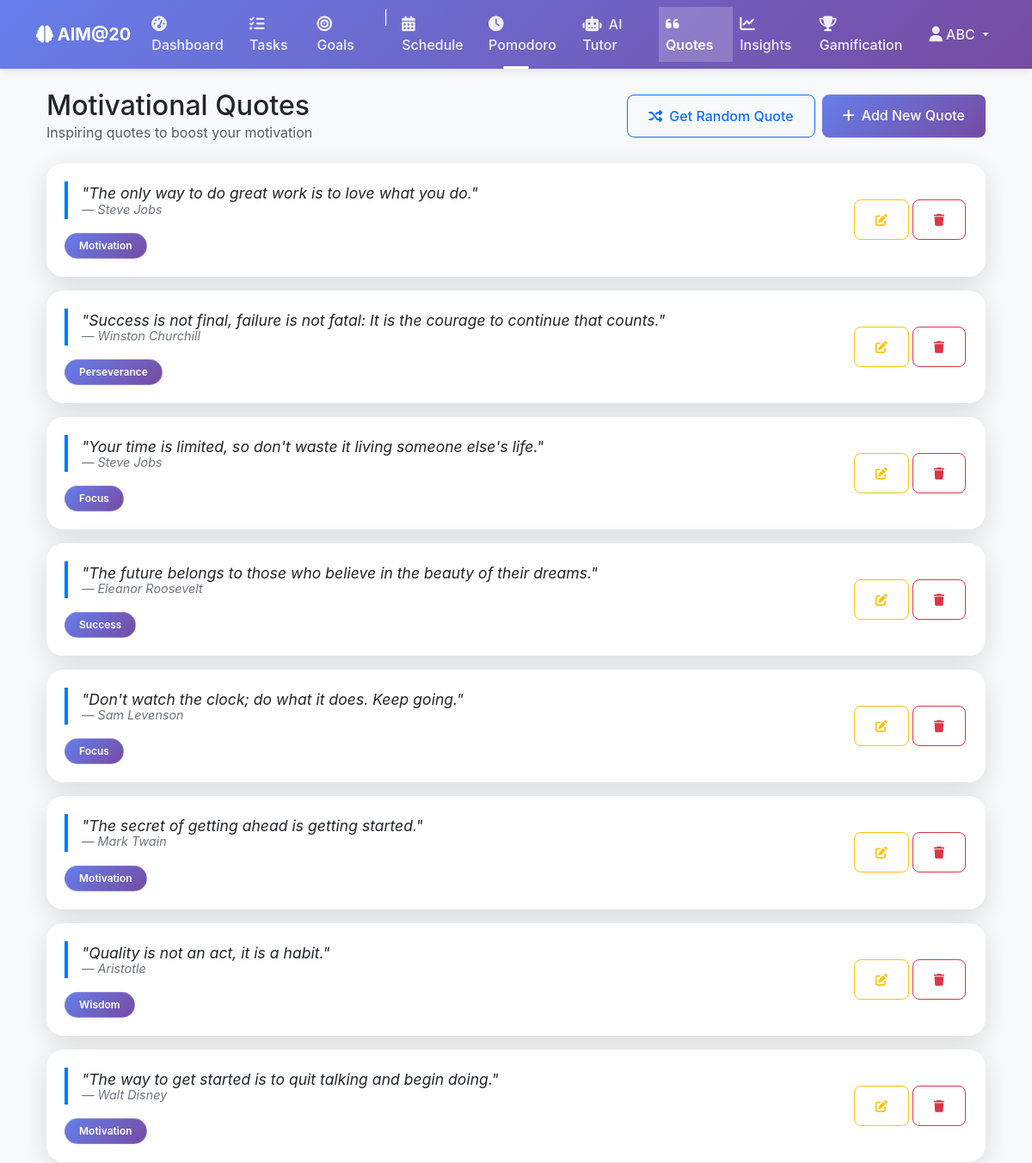
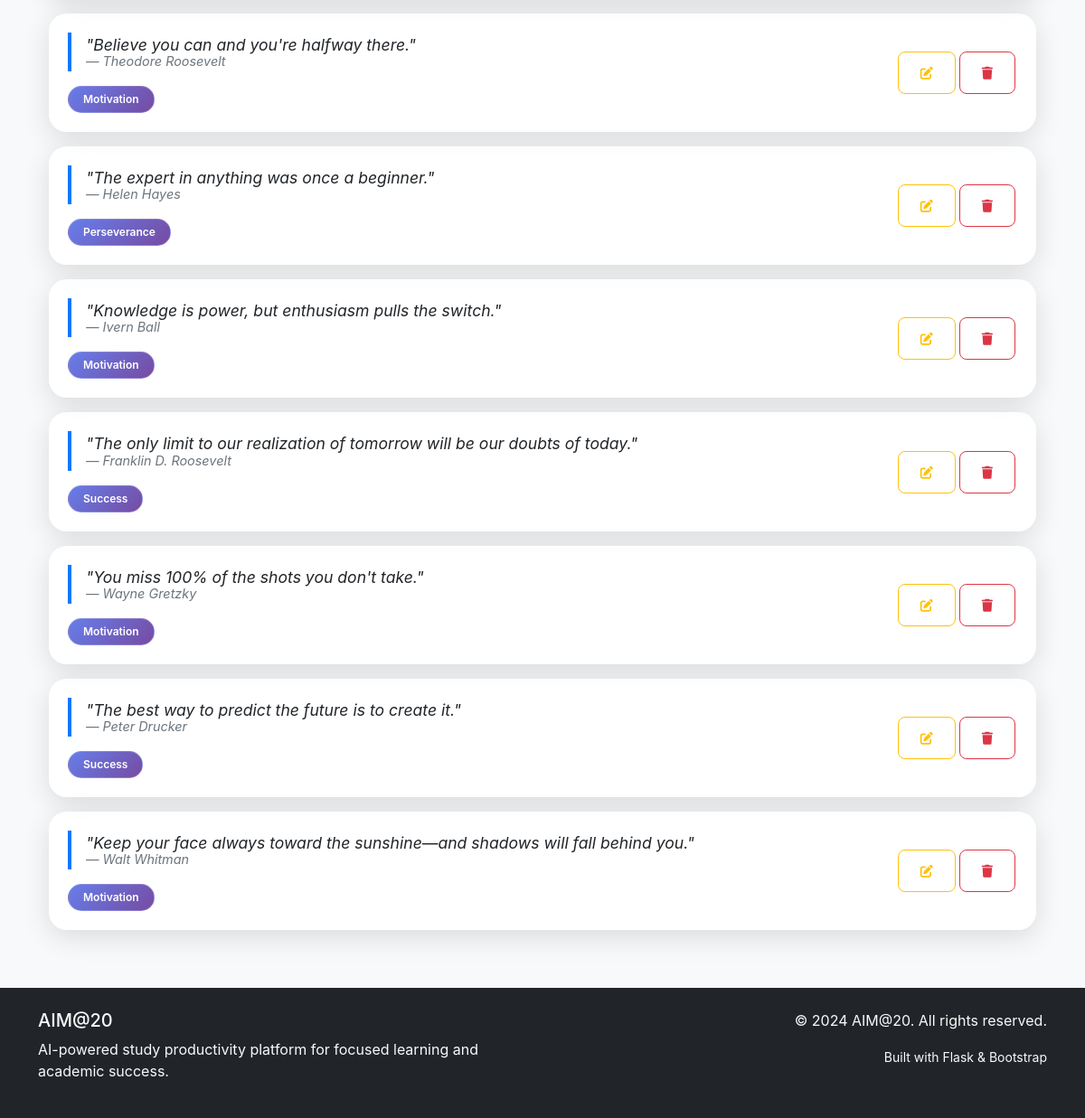
Screenshot of /quotes/ (signed in) with the database file from the repository (2 pictures, top to bottom).
### app/models.py (models this page shows, shortened)
class User(UserMixin, db.Model):
    id = db.Column(db.Integer, primary_key=True)
    username = db.Column(db.String(80), unique=True, nullable=False)
    email = db.Column(db.String(120), unique=True, nullable=False)
    password_hash = db.Column(db.String(128), nullable=False)
    is_admin = db.Column(db.Boolean, default=False)
    created_at = db.Column(db.DateTime, default=datetime.utcnow)
    last_login = db.Column(db.DateTime)
    tasks = db.relationship('Task', backref='user', lazy=True, cascade='all, delete-orphan')
    goals = db.relationship('Goal', backref='user', lazy=True, cascade='all, delete-orphan')
    schedules = db.relationship('Schedule', backref='user', lazy=True, cascade='all, delete-orphan')
    pomodoro_sessions = db.relationship('PomodoroSession', backref='user', lazy=True, cascade='all, delete-orphan')
    achievements = db.relationship('Achievement', backref='user', lazy=True, cascade='all, delete-orphan')
    user_settings = db.relationship('UserSettings', backref='user', lazy=True, cascade='all, delete-orphan', uselist=False)
    productivity_data = db.relationship('UserProductivity', backref='user', lazy=True, cascade='all, delete-orphan')
    ai_chats = db.relationship('AIChat', backref='user', lazy=True, cascade='all, delete-orphan')
    quizzes = db.relationship('Quiz', backref='user', lazy=True, cascade='all, delete-orphan')
    quiz_attempts = db.relationship('QuizAttempt', backref='user', lazy=True, cascade='all, delete-orphan')

class Quote(db.Model):
    id = db.Column(db.Integer, primary_key=True)
    text = db.Column(db.Text, nullable=False)
    author = db.Column(db.String(100))
    category = db.Column(db.String(50))  # e.g., 'motivation', 'focus', 'success'
    is_active = db.Column(db.Boolean, default=True)
    created_at = db.Column(db.DateTime, default=datetime.utcnow)

### app/routes/quotes.py (the view)
@quotes_bp.route('/')
@login_required
def index():
    quotes = Quote.query.filter_by(is_active=True).all()
    return render_template('quotes/index.html', quotes=quotes)

### app/__init__.py (called while the page is built)
@login_manager.user_loader
def load_user(user_id):
    from app.models import User
    return User.query.get(int(user_id))

### app/templates/quotes/index.html (shortened to what this page needs)
{% extends "base.html" %}
{% block content %}
<div class="container">
    <div class="row mb-4">
        <div class="col">
            <div class="d-flex justify-content-between align-items-center">
                <div>
                    <h1 class="h2 mb-0">Motivational Quotes</h1>
                    <p class="text-muted mb-0">Inspiring quotes to boost your motivation</p>
                </div>
                <div class="d-flex gap-2">
                    <button onclick="showRandomQuote()" class="btn btn-outline-primary">
                        <i class="fas fa-random me-2"></i>Get Random Quote
                    </button>
                    <a href="{{ url_for('quotes.create') }}" class="btn btn-primary">
                        <i class="fas fa-plus me-2"></i>Add New Quote
                    </a>
                </div>
            </div>
        </div>
    </div>
    <div class="row">
        <div class="col-12">
            {% if quotes %}
                {% for quote in quotes %}
                <div class="card mb-3 quote-card">
                    <div class="card-body">
                        <div class="row align-items-center">
                            <div class="col-md-10">
                                <blockquote class="blockquote mb-3">
                                    <p class="mb-2">"{{ quote.text }}"</p>
                                    {% if quote.author %}
                                    <footer class="blockquote-footer mb-0">{{ quote.author }}</footer>
                                    {% endif %}
                                </blockquote>
                                <div class="d-flex gap-2">
                                    <span class="badge bg-primary">{{ quote.category.title() }}</span>
                                </div>
                            </div>
                            <div class="col-md-2 text-end">
                                <div class="btn-group" role="group">
                                    <a href="{{ url_for('quotes.edit', quote_id=quote.id) }}" class="btn btn-sm btn-outline-warning" title="Edit Quote">
                                        <i class="fas fa-edit"></i>
                                    </a>
                                    <form method="POST" action="{{ url_for('quotes.delete', quote_id=quote.id) }}" class="d-inline"
                                          onsubmit="return confirm('Are you sure you want to delete this quote?')">
                                        <button type="submit" class="btn btn-sm btn-outline-danger" title="Delete Quote">
                                            <i class="fas fa-trash"></i>
                                        </button>
                                    </form>
                                </div>
                            </div>
                        </div>
                    </div>
                </div>
                {% endfor %}
            {% endif %}
        </div>
    </div>
</div>
{% endblock %}

### app/templates/base.html (shortened to what this page needs)
<!DOCTYPE html>
<html lang="en">
<head>
    <link href="https://cdn.jsdelivr.net/npm/bootstrap@5.3.0/dist/css/bootstrap.min.css" rel="stylesheet">
    <link rel="stylesheet" href="https://cdnjs.cloudflare.com/ajax/libs/font-awesome/6.4.0/css/all.min.css">
    <link rel="stylesheet" href="{{ url_for('static', filename='css/style.css') }}">
</head>
<body>
    <nav class="navbar navbar-expand-lg navbar-dark bg-primary">
        <div class="container">
            <a class="navbar-brand" href="{{ url_for('main.index') }}">
                <i class="fas fa-brain"></i> AIM@20
            </a>
            <div class="collapse navbar-collapse" id="navbarNav">
                <ul class="navbar-nav me-auto">
                    {% if current_user.is_authenticated %}
                        <li class="nav-item">
                            <a class="nav-link {% if request.endpoint == 'main.dashboard' %}active{% endif %}" href="{{ url_for('main.dashboard') }}"
                               data-bs-toggle="tooltip" data-bs-placement="bottom" title="Your productivity dashboard">
                                <i class="fas fa-tachometer-alt me-1"></i>
                                <span class="d-none d-lg-inline">Dashboard</span>
                            </a>
                        </li>
                        <li class="nav-item">
                            <a class="nav-link" href="{{ url_for('tasks.index') }}" data-bs-toggle="tooltip" data-bs-placement="bottom" title="Manage your study tasks">
                                <i class="fas fa-tasks me-1"></i>
                                <span class="d-none d-lg-inline">Tasks</span>
                            </a>
                        </li>
                        <li class="nav-item">
                            <a class="nav-link " href="{{ url_for('goals.index') }}" data-bs-toggle="tooltip" data-bs-placement="bottom" title="Track your study goals">
                                <i class="fas fa-bullseye me-1"></i>
                                <span class="d-none d-lg-inline">Goals</span>
                            </a>
                        </li>
                        <li class="nav-item"><span class="navbar-text text-white mx-2">|</span></li>
                        <li class="nav-item">
                            <a class="nav-link " href="{{ url_for('schedules.index') }}" data-bs-toggle="tooltip" data-bs-placement="bottom" title="AI-generated study schedules">
                                <i class="fas fa-calendar-alt me-1"></i>
                                <span class="d-none d-lg-inline">Schedule</span>
                            </a>
                        </li>
                        <li class="nav-item">
                            <a class="nav-link " href="{{ url_for('pomodoro.index') }}" data-bs-toggle="tooltip" data-bs-placement="bottom" title="Focus timer with Pomodoro technique">
                                <i class="fas fa-clock me-1"></i>
                                <span class="d-none d-lg-inline">Pomodoro</span>
                            </a>
                        </li>
                        <li class="nav-item">
                            <a class="nav-link " href="{{ url_for('ai_tutor.index') }}" data-bs-toggle="tooltip" data-bs-placement="bottom" title="AI-powered study assistance">
                                <i class="fas fa-robot me-1"></i>
                                <span class="d-none d-lg-inline">AI Tutor</span>
                            </a>
                        </li>
                        <li class="nav-item">
                            <a class="nav-link {% if request.endpoint and 'quotes' in request.endpoint %}active{% endif %}" href="{{ url_for('quotes.index') }}" data-bs-toggle="tooltip" data-bs-placement="bottom" title="Motivational quotes collection">
                                <i class="fas fa-quote-left me-1"></i>
                                <span class="d-none d-lg-inline">Quotes</span>
                            </a>
                        </li>
                        <li class="nav-item">
                            <a class="nav-link " href="{{ url_for('insights.index') }}" data-bs-toggle="tooltip" data-bs-placement="bottom" title="Productivity analytics and insights">
                                <i class="fas fa-chart-line me-1"></i>
                                <span class="d-none d-lg-inline">Insights</span>
                            </a>
                        </li>
                        <li class="nav-item">
                            <a class="nav-link " href="{{ url_for('gamification.index') }}" data-bs-toggle="tooltip" data-bs-placement="bottom" title="Badges, streaks, and achievements">
                                <i class="fas fa-trophy me-1"></i>
                                <span class="d-none d-lg-inline">Gamification</span>
                            </a>
                        </li>
                    {% endif %}
                </ul>
                <ul class="navbar-nav">
                    {% if current_user.is_authenticated %}
                        <li class="nav-item dropdown">
                            <a class="nav-link dropdown-toggle" href="#" id="userDropdown" role="button" data-bs-toggle="dropdown">
                                <i class="fas fa-user"></i> {{ current_user.username }}
                            </a>
                        </li>
                    {% endif %}
                </ul>
            </div>
        </div>
    </nav>
    <main class="container mt-4">
        {% block content %}{% endblock %}
    </main>
    <footer class="bg-dark text-light mt-5 py-4">
        <div class="container">
            <div class="row">
                <div class="col-md-6">
                    <h5>AIM@20</h5>
                    <p>AI-powered study productivity platform for focused learning and academic success.</p>
                </div>
                <div class="col-md-6 text-md-end">
                    <p>&copy; 2024 AIM@20. All rights reserved.</p>
                    <p><small>Built with Flask & Bootstrap</small></p>
                </div>
            </div>
        </div>
    </footer>
</body>
</html>

### app/static/css/style.css (style rules this page uses)
body { font-family: 'Inter', 'Segoe UI', Tahoma, Geneva, Verdana, sans-serif; background: #f8f9fa; min-height: 100vh; }
.navbar { background: #007bff; box-shadow: 0 2px 4px rgba(0,0,0,0.1); z-index: 1030; }
.navbar-brand { font-weight: 700; color: white !important; }
.navbar-nav .nav-link { font-weight: 500; color: rgba(255, 255, 255, 0.9) !important; }
.navbar-nav .nav-link.active { background: rgba(255, 255, 255, 0.2); color: white !important; font-weight: 600; }
.navbar-nav .nav-link i { font-size: 1.1em; }
.navbar-nav .nav-link.active::after { content: ''; position: absolute; bottom: 0; left: 50%; transform: translateX(-50%); width: 30px; height: 3px; background-color: #fff; border-radius: 2px; }
.navbar-nav .nav-link { transition: all 0.3s cubic-bezier(0.4, 0, 0.2, 1); }
.navbar { background: linear-gradient(135deg, #667eea 0%, #764ba2 100%); box-shadow: 0 2px 10px rgba(0, 0, 0, 0.1); }
.navbar-brand { font-weight: bold; font-size: 1.25rem; }
.card { border: none; border-radius: 10px; box-shadow: 0 4px 6px rgba(0, 0, 0, 0.1); }
.btn { border-radius: 6px; padding: 0.75rem 1.5rem; font-weight: 500; }
.btn-primary { background: #007bff; border: none; }
.card { background: rgba(255, 255, 255, 0.95); backdrop-filter: blur(20px); -webkit-backdrop-filter: blur(20px); border: 1px solid rgba(255, 255, 255, 0.2); box-shadow: 0 20px 60px rgba(0, 0, 0, 0.1); border-radius: 20px; transition: all 0.4s cubic-bezier(0.4, 0, 0.2, 1); animation: fadeInUp 0.6s ease-out; }
.card-body { padding: 2rem; }
.badge { padding: 0.5rem 1rem; border-radius: 20px; font-weight: 600; font-size: 0.8rem; backdrop-filter: blur(10px); border: 1px solid rgba(255, 255, 255, 0.2); animation: fadeInUp 0.4s ease-out; }
.btn-group .btn { border-radius: 8px !important; margin: 0 2px; transition: all 0.2s ease; }
.badge.bg-primary { background: linear-gradient(135deg, #667eea 0%, #764ba2 100%) !important; }
.card { box-shadow: 0 8px 30px rgba(0, 0, 0, 0.12); border: none; border-radius: 20px; transition: all 0.4s cubic-bezier(0.4, 0, 0.2, 1); backdrop-filter: blur(20px); -webkit-backdrop-filter: blur(20px); background: rgba(255, 255, 255, 0.9); border: 1px solid rgba(255, 255, 255, 0.2); animation: fadeInUp 0.6s ease-out; animation-fill-mode: both; }
.card-body { padding: 1.25rem; }
.btn { border-radius: 8px; font-weight: 500; transition: all 0.2s ease; }
.badge { font-size: 0.75em; font-weight: 600; }
.blockquote { font-size: 1.1rem; line-height: 1.6; }
.blockquote-footer { font-size: 0.9rem; color: #6c757d; }
.btn { position: relative; overflow: hidden; transition: all 0.3s cubic-bezier(0.4, 0, 0.2, 1); }
.btn::before { content: ''; position: absolute; top: 50%; left: 50%; width: 0; height: 0; background: rgba(255, 255, 255, 0.2); border-radius: 50%; transform: translate(-50%, -50%); transition: width 0.6s, height 0.6s; }
.btn-primary { background: linear-gradient(135deg, #667eea 0%, #764ba2 100%); border: none; position: relative; overflow: hidden; }
.btn-primary::after { content: ''; position: absolute; top: 0; left: -100%; width: 100%; height: 100%; background: linear-gradient(90deg, transparent, rgba(255, 255, 255, 0.2), transparent); transition: left 0.5s; }
.fas, .far { transition: all 0.3s ease; }

### app/templates/quotes/index.html (style rules this page uses)
.quote-card { transition: transform 0.2s ease, box-shadow 0.2s ease; }
.blockquote { border-left: 4px solid #007bff; padding-left: 1rem; font-style: italic; font-size: 1.1rem; }
.blockquote-footer { color: #6c757d; font-size: 0.9rem; }

### rows the page displays
User: username "ABC"
Quote: text "The only way to do great work is to love what you do.", author "Steve Jobs", category "Motivation"
Quote: text "Success is not final, failure is not fatal: It is the courage to continue that counts.", author "Winston Churchill", category "Perseverance"
Quote: text "Your time is limited, so don't waste it living someone else's life.", author "Steve Jobs", category "Focus"
Quote: text "The future belongs to those who believe in the beauty of their dreams.", author "Eleanor Roosevelt", category "Success"
Quote: text "Don't watch the clock; do what it does. Keep going.", author "Sam Levenson", category "Focus"
Quote: text "The secret of getting ahead is getting started.", author "Mark Twain", category "Motivation"
Quote: text "Quality is not an act, it is a habit.", author "Aristotle", category "Wisdom"
Quote: text "The way to get started is to quit talking and begin doing.", author "Walt Disney", category "Motivation"
Quote: text "Believe you can and you're halfway there.", author "Theodore Roosevelt", category "Motivation"
Quote: text "The expert in anything was once a beginner.", author "Helen Hayes", category "Perseverance"
Quote: text "Knowledge is power, but enthusiasm pulls the switch.", author "Ivern Ball", category "Motivation"
Quote: text "The only limit to our realization of tomorrow will be our doubts of today.", author "Franklin D. Roosevelt", category "Success"
Quote: text "You miss 100% of the shots you don't take.", author "Wayne Gretzky", category "Motivation"
Quote: text "The best way to predict the future is to create it.", author "Peter Drucker", category "Success"
Quote: text "Keep your face always toward the sunshine—and shadows will fall behind you.", author "Walt Whitman", category "Motivation"
